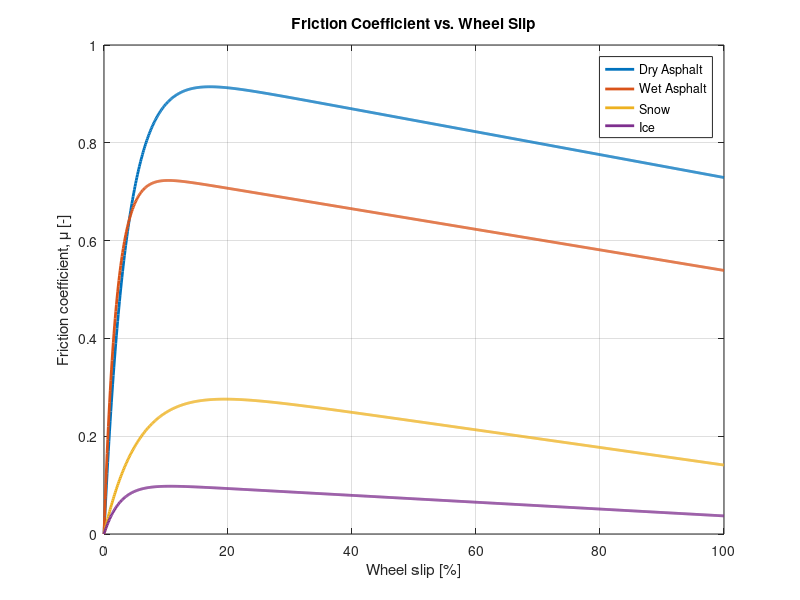

The MATLAB source for this figure:
clc

s = 0:0.1:100;

mu_dry = 0.9 * (1.07 * (1 - exp(-0.2773 * s)) - 0.0026 * s);
mu_wet = 0.7 * (1.07 * (1 - exp(-0.5 * s)) - 0.003 * s);
mu_snow = 0.3 * (1.07 * (1 - exp(-0.1773 * s)) - 0.006 * s);
mu_ice = 0.1 * (1.07 * (1 - exp(-0.38 * s)) - 0.007 * s);

figure;
plot(s, mu_dry, 'LineWidth', 2); hold on;
plot(s, mu_wet, 'LineWidth', 2);
plot(s, mu_snow, 'LineWidth', 2);
plot(s, mu_ice, 'LineWidth', 2);
grid on;
title('Friction Coefficient vs. Wheel Slip');
xlabel('Wheel slip [%]');
ylabel('Friction coefficient, \mu [-]');
legend('Dry Asphalt', 'Wet Asphalt', 'Snow', 'Ice');
